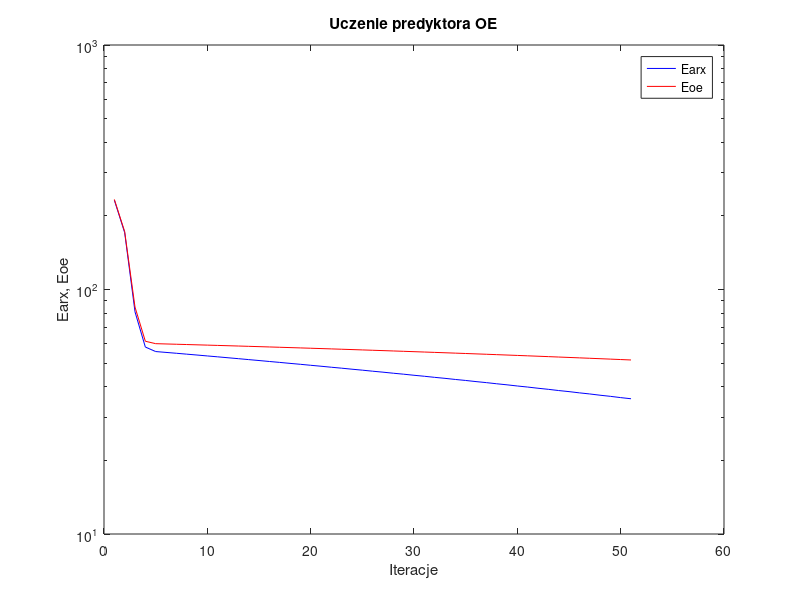
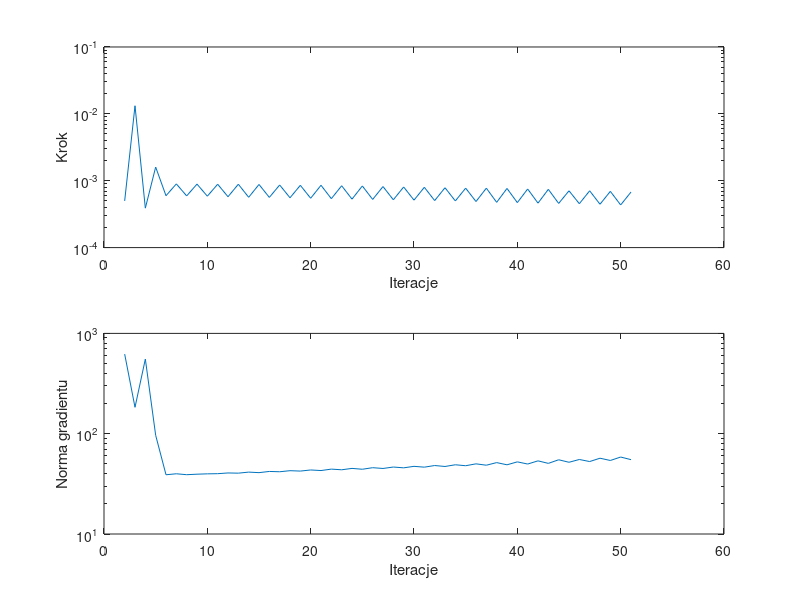

Recreate these plots in MATLAB, in order.
%uczenie predyktora oe
clear all;
n=0; farx(n+1)=2.320340e+002; foe(n+1)=2.335811e+002; wspucz(n+1)=0.000000e+000; ng(n+1)=0.000000e+000;
n=1; farx(n+1)=1.709065e+002; foe(n+1)=1.725070e+002; krok(n+1)=4.988661e-004; ng(n+1)=6.217477e+002;
n=2; farx(n+1)=8.104181e+001; foe(n+1)=8.472198e+001; krok(n+1)=1.321323e-002; ng(n+1)=1.833412e+002;
n=3; farx(n+1)=5.817034e+001; foe(n+1)=6.143492e+001; krok(n+1)=3.891984e-004; ng(n+1)=5.547404e+002;
n=4; farx(n+1)=5.574955e+001; foe(n+1)=6.004259e+001; krok(n+1)=1.599773e-003; ng(n+1)=9.635308e+001;
n=5; farx(n+1)=5.530000e+001; foe(n+1)=5.987936e+001; krok(n+1)=5.966176e-004; ng(n+1)=3.896132e+001;
n=6; farx(n+1)=5.485750e+001; foe(n+1)=5.971780e+001; krok(n+1)=8.965333e-004; ng(n+1)=3.985295e+001;
n=7; farx(n+1)=5.439917e+001; foe(n+1)=5.955598e+001; krok(n+1)=5.928874e-004; ng(n+1)=3.901683e+001;
n=8; farx(n+1)=5.395107e+001; foe(n+1)=5.939293e+001; krok(n+1)=8.898758e-004; ng(n+1)=3.947512e+001;
n=9; farx(n+1)=5.349018e+001; foe(n+1)=5.922896e+001; krok(n+1)=5.873414e-004; ng(n+1)=3.979063e+001;
n=10; farx(n+1)=5.304300e+001; foe(n+1)=5.906362e+001; krok(n+1)=8.861138e-004; ng(n+1)=3.994021e+001;
n=11; farx(n+1)=5.258282e+001; foe(n+1)=5.889653e+001; krok(n+1)=5.762304e-004; ng(n+1)=4.060724e+001;
n=12; farx(n+1)=5.213538e+001; foe(n+1)=5.872816e+001; krok(n+1)=8.861138e-004; ng(n+1)=4.041754e+001;
n=13; farx(n+1)=5.167664e+001; foe(n+1)=5.855813e+001; krok(n+1)=5.653272e-004; ng(n+1)=4.140456e+001;
n=14; farx(n+1)=5.123122e+001; foe(n+1)=5.838654e+001; krok(n+1)=8.790130e-004; ng(n+1)=4.089901e+001;
n=15; farx(n+1)=5.077132e+001; foe(n+1)=5.821470e+001; krok(n+1)=5.631478e-004; ng(n+1)=4.203802e+001;
n=16; farx(n+1)=5.033417e+001; foe(n+1)=5.804176e+001; krok(n+1)=8.634931e-004; ng(n+1)=4.174943e+001;
n=17; farx(n+1)=4.987489e+001; foe(n+1)=5.786749e+001; krok(n+1)=5.557084e-004; ng(n+1)=4.277857e+001;
n=18; farx(n+1)=4.944186e+001; foe(n+1)=5.769219e+001; krok(n+1)=8.540178e-004; ng(n+1)=4.239527e+001;
n=19; farx(n+1)=4.898443e+001; foe(n+1)=5.751573e+001; krok(n+1)=5.469456e-004; ng(n+1)=4.349433e+001;
n=20; farx(n+1)=4.855072e+001; foe(n+1)=5.733743e+001; krok(n+1)=8.547841e-004; ng(n+1)=4.291503e+001;
n=21; farx(n+1)=4.809311e+001; foe(n+1)=5.715792e+001; krok(n+1)=5.391128e-004; ng(n+1)=4.435338e+001;
n=22; farx(n+1)=4.766570e+001; foe(n+1)=5.697790e+001; krok(n+1)=8.410247e-004; ng(n+1)=4.367972e+001;
n=23; farx(n+1)=4.721011e+001; foe(n+1)=5.679628e+001; krok(n+1)=5.304139e-004; ng(n+1)=4.508570e+001;
n=24; farx(n+1)=4.678391e+001; foe(n+1)=5.661332e+001; krok(n+1)=8.351411e-004; ng(n+1)=4.421483e+001;
n=25; farx(n+1)=4.632840e+001; foe(n+1)=5.642962e+001; krok(n+1)=5.251366e-004; ng(n+1)=4.582728e+001;
n=26; farx(n+1)=4.590946e+001; foe(n+1)=5.624516e+001; krok(n+1)=8.181403e-004; ng(n+1)=4.501600e+001;
n=27; farx(n+1)=4.545536e+001; foe(n+1)=5.605978e+001; krok(n+1)=5.187555e-004; ng(n+1)=4.652188e+001;
n=28; farx(n+1)=4.504035e+001; foe(n+1)=5.587307e+001; krok(n+1)=8.062699e-004; ng(n+1)=4.567797e+001;
n=29; farx(n+1)=4.458742e+001; foe(n+1)=5.568598e+001; krok(n+1)=5.126539e-004; ng(n+1)=4.726616e+001;
n=30; farx(n+1)=4.417546e+001; foe(n+1)=5.549726e+001; krok(n+1)=7.975165e-004; ng(n+1)=4.638777e+001;
n=31; farx(n+1)=4.372347e+001; foe(n+1)=5.530770e+001; krok(n+1)=5.047513e-004; ng(n+1)=4.816128e+001;
n=32; farx(n+1)=4.331555e+001; foe(n+1)=5.511705e+001; krok(n+1)=7.854526e-004; ng(n+1)=4.711846e+001;
n=33; farx(n+1)=4.286409e+001; foe(n+1)=5.492550e+001; krok(n+1)=4.988661e-004; ng(n+1)=4.900164e+001;
n=34; farx(n+1)=4.246051e+001; foe(n+1)=5.473335e+001; krok(n+1)=7.740461e-004; ng(n+1)=4.793965e+001;
n=35; farx(n+1)=4.201139e+001; foe(n+1)=5.453925e+001; krok(n+1)=4.884852e-004; ng(n+1)=5.005819e+001;
n=36; farx(n+1)=4.160560e+001; foe(n+1)=5.434421e+001; krok(n+1)=7.740461e-004; ng(n+1)=4.850911e+001;
n=37; farx(n+1)=4.115949e+001; foe(n+1)=5.414673e+001; krok(n+1)=4.751309e-004; ng(n+1)=5.150701e+001;
n=38; farx(n+1)=4.075243e+001; foe(n+1)=5.394789e+001; krok(n+1)=7.663457e-004; ng(n+1)=4.895996e+001;
n=39; farx(n+1)=4.030725e+001; foe(n+1)=5.374920e+001; krok(n+1)=4.706747e-004; ng(n+1)=5.238648e+001;
n=40; farx(n+1)=3.990473e+001; foe(n+1)=5.354888e+001; krok(n+1)=7.523961e-004; ng(n+1)=4.983341e+001;
n=41; farx(n+1)=3.946099e+001; foe(n+1)=5.334777e+001; krok(n+1)=4.624551e-004; ng(n+1)=5.361970e+001;
n=42; farx(n+1)=3.905986e+001; foe(n+1)=5.314520e+001; krok(n+1)=7.432430e-004; ng(n+1)=5.059473e+001;
n=43; farx(n+1)=3.861485e+001; foe(n+1)=5.294135e+001; krok(n+1)=4.576195e-004; ng(n+1)=5.496795e+001;
n=44; farx(n+1)=3.822783e+001; foe(n+1)=5.273857e+001; krok(n+1)=7.068943e-004; ng(n+1)=5.189583e+001;
n=45; farx(n+1)=3.778685e+001; foe(n+1)=5.253543e+001; krok(n+1)=4.532388e-004; ng(n+1)=5.532533e+001;
n=46; farx(n+1)=3.739560e+001; foe(n+1)=5.232910e+001; krok(n+1)=7.068943e-004; ng(n+1)=5.276663e+001;
n=47; farx(n+1)=3.695439e+001; foe(n+1)=5.212240e+001; krok(n+1)=4.448722e-004; ng(n+1)=5.696121e+001;
n=48; farx(n+1)=3.656719e+001; foe(n+1)=5.191478e+001; krok(n+1)=6.935224e-004; ng(n+1)=5.407595e+001;
n=49; farx(n+1)=3.612797e+001; foe(n+1)=5.170480e+001; krok(n+1)=4.342261e-004; ng(n+1)=5.852013e+001;
n=50; farx(n+1)=3.574309e+001; foe(n+1)=5.149408e+001; krok(n+1)=6.767654e-004; ng(n+1)=5.511641e+001;

figure; semilogy(farx,'b'); hold on; semilogy(foe,'r'); xlabel('Iteracje'); ylabel('Earx, Eoe'); legend('Earx','Eoe'); title('Uczenie predyktora OE');
figure; subplot(2,1,1); semilogy(krok); xlabel('Iteracje'); ylabel('Krok');
subplot(2,1,2); semilogy(ng); xlabel('Iteracje'); ylabel('Norma gradientu');
Earx=farx(n+1)
Eoe=foe(n+1)
